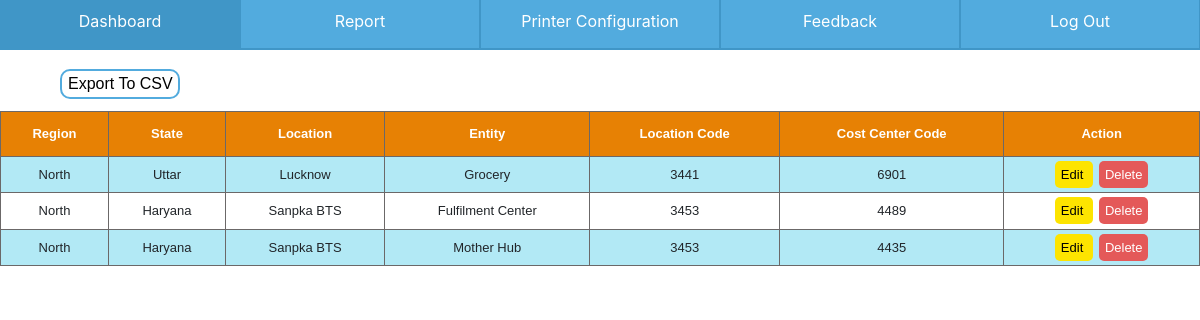
/home/dashboard/machinestatus (signed in), run on the app's committed database.
### main.py (models this page shows, shortened)
class LocationConfig_DB(db.Model):
    id = db.Column(db.Integer, primary_key=True)
    region = db.Column(db.String(80),nullable=False)
    state = db.Column(db.String(80),nullable=False)
    location = db.Column(db.String(80),nullable=False)
    loc_code = db.Column(db.Integer,nullable=False)
    entity = db.Column(db.String(80),nullable=False)
    cost_center = db.Column(db.Integer,nullable=False)

### main.py (the view)
@app.route("/home/dashboard/machinestatus")
@login_required
def location_detailsADMIN():
    loc_details=LocationConfig_DB.query.all()
    return render_template("LocTable_ADMIN.html",data=loc_details,user=current_user)

### main.py (called while the page is built)
@login_manager.user_loader
def load_user(id):
    return Users.query.get(id)

### templates/LocTable_ADMIN.html (shortened to what this page needs)
<!DOCTYPE html>
<head>
    <link rel="stylesheet" href="https://stackpath.bootstrapcdn.com/bootstrap/4.4.1/css/bootstrap.min.css"
>
</head>
<body>
    <div class="nav-but" style="margin-top:-7px ;">
        <form action="{{url_for('homeDashADMIN')}}">
            <button class="button" type="submit" name="dash" value="dash"
                style="outline:#4096c7 solid 1px;outline:#4096c7 solid 1px;">Dashboard</button>
        </form>
        <form action="{{url_for('reportsADMIN')}}">
            <button class="button" type="submit" name="report" value="report"
                style="outline:#4096c7 solid 1px;outline:#4096c7 solid 1px;">Report</button>
        </form>
        <form action="{{url_for('config_printerADMIN')}}">
            <button class="button" type="submit" name="config" value="config"
                style="outline:#4096c7 solid 1px;outline:#4096c7 solid 1px;">Printer Configuration</button>
        </form>
        <form
            action="https://docs.google.com/forms/d/e/1FAIpQLSe8YH3trfR2vRgVYFdV4jsEC63fTnVCr1azIx-CH8dJyj20YA/viewform?usp=sf_link">
            <button class="button" type="submit"
                style="outline:#4096c7 solid 1px;outline:#4096c7 solid 1px;">Feedback</button>
        </form>
        <form action="{{url_for('logout')}}">
            <button class="button" type="submit" name="config" value="config"
                onclick="return confirm('Are you sure to LOG OUT?')"
                style="outline:#4096c7 solid 1px;outline:#4096c7 solid 1px;">Log Out</button>
        </form>
    </div>
    <div class="export0">
        <input type="button" class="exp_butt0" value="Export To CSV">
    </div>
    <table id="data_table">
        <tr>
            <th>Region</th>
            <th>State</th>
            <th>Location</th>
            <th>Entity</th>
            <th>Location Code</th>
            <th>Cost Center Code</th>
            {%if user.Rights>=1%}
            <th>Action</th>
            {%endif%}
        </tr>
        {% for i in data %}
        <tr>
            <td>{{i.region}}</td>
            <td>{{i.state}}</td>
            <td>{{i.location}}</td>
            <td>{{i.entity}}</td>
            <td>{{i.loc_code}}</td>
            <td>{{i.cost_center}}</td>
            {%if user.Rights>=1%}
            <td>
                <a href="/home/dashboard/machinestatus/update={{i.id}}" class="edit" data-toggle="modal"
                    data-target="#modaledit{{i.id}}"> Edit </a>
                <a href="/home/dashboard/machinestatus/delete={{i.id}}" class="delete"
                    onclick="return confirm('Do you really want to DELETE?')">Delete</a>
            </td>
        </tr>
        {%endif%}
        {% endfor %}
    </table>
</body>
</html>

### templates/LocTable_ADMIN.html (style rules this page uses)
.nav-but .button { background-color: #52abde; border: 1px solid #4096c7; color: white; padding: 15px 32px; text-align: center; text-decoration: none; display: inline-block; font-size: 16px; float: left; width: 20%; margin-bottom: 20px; }
#data_table { font-family: Arial, Helvetica, sans-serif; border-collapse: collapse; font-size: 13px; width: 100%; }
#data_table td, #data_table th { border: 1px solid rgb(107, 104, 104); padding: 8px; text-align: center; }
#data_table th { padding-top: 12px; padding-bottom: 12px; text-align: left; font-size: 13px; background-color: #e78104; color: white; border: 1px solid rgb(107, 104, 104); ; text-align: center; }
#data_table tr:nth-child(even) { background-color: #b2e9f5; }
.export0 .exp_butt0 { height: 30px; width: 10%; float: left; margin-left: 5%; margin-bottom: 1%; background-color: white; border: 2px solid #52abde; font-family: arial; border-radius: 10px; }
a.edit:link, a.edit:visited { background-color: #fde400; color: black; padding: 6px 6px; text-align: center; text-decoration: none; border-radius: 5px 5px 5px 5px; margin-right: 6px; }
a.delete:link, a.delete:visited { background-color: #e45959; color: white; padding: 6px 6px; text-align: center; text-decoration: none; border-radius: 5px 5px 5px 5px; }

### data on the page
LocationConfig_DB: region "North", state "Uttar", location "Lucknow", entity "Grocery", loc_code "3441", cost_center "6901"
LocationConfig_DB: region "North", state "Haryana", location "Sanpka BTS", entity "Fulfilment Center", loc_code "3453", cost_center "4489"
LocationConfig_DB: region "North", state "Haryana", location "Sanpka BTS", entity "Mother Hub", loc_code "3453", cost_center "4435"
